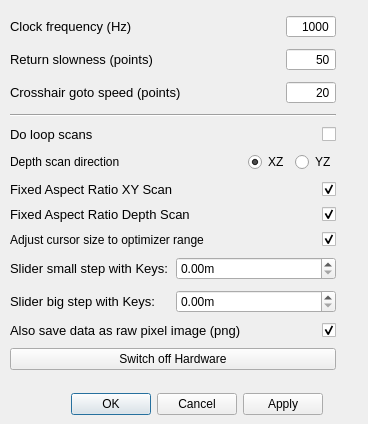
<?xml version="1.0" encoding="UTF-8"?>
<ui version="4.0">
 <class>SettingsDialog</class>
 <widget class="QDialog" name="SettingsDialog">
  <property name="geometry">
   <rect>
    <x>0</x>
    <y>0</y>
    <width>368</width>
    <height>424</height>
   </rect>
  </property>
  <property name="windowTitle">
   <string>qudi: Confocal - Settings</string>
  </property>
  <widget class="QDialogButtonBox" name="buttonBox">
   <property name="geometry">
    <rect>
     <x>30</x>
     <y>390</y>
     <width>293</width>
     <height>28</height>
    </rect>
   </property>
   <property name="orientation">
    <enum>Qt::Horizontal</enum>
   </property>
   <property name="standardButtons">
    <set>QDialogButtonBox::Apply|QDialogButtonBox::Cancel|QDialogButtonBox::Ok</set>
   </property>
  </widget>
  <widget class="QWidget" name="layoutWidget">
   <property name="geometry">
    <rect>
     <x>10</x>
     <y>11</y>
     <width>326</width>
     <height>369</height>
    </rect>
   </property>
   <layout class="QVBoxLayout" name="verticalLayout">
    <item>
     <layout class="QHBoxLayout" name="horizontalLayout">
      <item>
       <widget class="QLabel" name="label">
        <property name="font">
         <font>
          <pointsize>10</pointsize>
         </font>
        </property>
        <property name="toolTip">
         <string>&lt;html&gt;&lt;head/&gt;&lt;body&gt;&lt;p&gt;That is the inverse time how long the scanner stays at the desired position during the scan and counts.&lt;/p&gt;&lt;/body&gt;&lt;/html&gt;</string>
        </property>
        <property name="text">
         <string>Clock frequency (Hz)</string>
        </property>
       </widget>
      </item>
      <item>
       <widget class="QSpinBox" name="clock_frequency_InputWidget">
        <property name="sizePolicy">
         <sizepolicy hsizetype="Expanding" vsizetype="Fixed">
          <horstretch>0</horstretch>
          <verstretch>0</verstretch>
         </sizepolicy>
        </property>
        <property name="maximumSize">
         <size>
          <width>50</width>
          <height>16777215</height>
         </size>
        </property>
        <property name="mouseTracking">
         <bool>true</bool>
        </property>
        <property name="acceptDrops">
         <bool>true</bool>
        </property>
        <property name="toolTip">
         <string>&lt;html&gt;&lt;head/&gt;&lt;body&gt;&lt;p&gt;That is the inverse time how long the scanner stays at the desired position during the scan and counts.&lt;/p&gt;&lt;/body&gt;&lt;/html&gt;</string>
        </property>
        <property name="wrapping">
         <bool>false</bool>
        </property>
        <property name="alignment">
         <set>Qt::AlignRight|Qt::AlignTrailing|Qt::AlignVCenter</set>
        </property>
        <property name="buttonSymbols">
         <enum>QAbstractSpinBox::NoButtons</enum>
        </property>
        <property name="accelerated">
         <bool>true</bool>
        </property>
        <property name="maximum">
         <number>1000000</number>
        </property>
        <property name="value">
         <number>1000</number>
        </property>
       </widget>
      </item>
     </layout>
    </item>
    <item>
     <layout class="QHBoxLayout" name="horizontalLayout_2">
      <item>
       <widget class="QLabel" name="label_2">
        <property name="font">
         <font>
          <pointsize>10</pointsize>
         </font>
        </property>
        <property name="toolTip">
         <string>&lt;html&gt;&lt;head/&gt;&lt;body&gt;&lt;p&gt;That is basically the 'scan' resolution when the scanner moves backwards to prepare to scan again a line.&lt;/p&gt;&lt;p&gt;How many points are scanned in one line is depending on the resolution. Since the scanner is permanently counting during the scan, only the clock frequency determined the speed, how fast a line is scanned by a given resolution. If the scanner has to move back, it uses the same scan line method but just in the reverse. How many points are approached in the backwards movement depends on the 'return slowness'. If you scan with 100 point resolution and set return slowness to 25, than the return movement will be 4 times faster.&lt;/p&gt;&lt;p&gt;BE CAREFULL NOT TO USE A SMALL NUMBER, SINCE THE SCANNER MIGHT CRASH AGAINST THE BOARDER BECAUSE IT IS MOVING BACK TOO FAST!&lt;/p&gt;&lt;/body&gt;&lt;/html&gt;</string>
        </property>
        <property name="text">
         <string>Return slowness (points)</string>
        </property>
       </widget>
      </item>
      <item>
       <widget class="QSpinBox" name="return_slowness_InputWidget">
        <property name="sizePolicy">
         <sizepolicy hsizetype="Expanding" vsizetype="Fixed">
          <horstretch>0</horstretch>
          <verstretch>0</verstretch>
         </sizepolicy>
        </property>
        <property name="maximumSize">
         <size>
          <width>50</width>
          <height>16777215</height>
         </size>
        </property>
        <property name="mouseTracking">
         <bool>true</bool>
        </property>
        <property name="acceptDrops">
         <bool>true</bool>
        </property>
        <property name="toolTip">
         <string>&lt;html&gt;&lt;head/&gt;&lt;body&gt;&lt;p&gt;That is basically the 'scan' resolution when the scanner moves backwards to prepare to scan again a line.&lt;/p&gt;&lt;/body&gt;&lt;/html&gt;</string>
        </property>
        <property name="alignment">
         <set>Qt::AlignRight|Qt::AlignTrailing|Qt::AlignVCenter</set>
        </property>
        <property name="buttonSymbols">
         <enum>QAbstractSpinBox::NoButtons</enum>
        </property>
        <property name="accelerated">
         <bool>true</bool>
        </property>
        <property name="maximum">
         <number>1000</number>
        </property>
        <property name="value">
         <number>50</number>
        </property>
       </widget>
      </item>
     </layout>
    </item>
    <item>
     <layout class="QHBoxLayout" name="horizontalLayout_11">
      <item>
       <widget class="QLabel" name="label_11">
        <property name="font">
         <font>
          <pointsize>10</pointsize>
         </font>
        </property>
        <property name="toolTip">
         <string>&lt;html&gt;&lt;head/&gt;&lt;body&gt;&lt;p&gt;That is basically the 'scan' resolution when the scanner moves backwards to prepare to scan again a line.&lt;/p&gt;&lt;p&gt;How many points are scanned in one line is depending on the resolution. Since the scanner is permanently counting during the scan, only the clock frequency determined the speed, how fast a line is scanned by a given resolution. If the scanner has to move back, it uses the same scan line method but just in the reverse. How many points are approached in the backwards movement depends on the 'return slowness'. If you scan with 100 point resolution and set return slowness to 25, than the return movement will be 4 times faster.&lt;/p&gt;&lt;p&gt;BE CAREFULL NOT TO USE A SMALL NUMBER, SINCE THE SCANNER MIGHT CRASH AGAINST THE BOARDER BECAUSE IT IS MOVING BACK TOO FAST!&lt;/p&gt;&lt;/body&gt;&lt;/html&gt;</string>
        </property>
        <property name="text">
         <string>Crosshair goto speed (points)</string>
        </property>
       </widget>
      </item>
      <item>
       <widget class="QSpinBox" name="goto_speed_InputWidget">
        <property name="sizePolicy">
         <sizepolicy hsizetype="Expanding" vsizetype="Fixed">
          <horstretch>0</horstretch>
          <verstretch>0</verstretch>
         </sizepolicy>
        </property>
        <property name="maximumSize">
         <size>
          <width>50</width>
          <height>16777215</height>
         </size>
        </property>
        <property name="mouseTracking">
         <bool>true</bool>
        </property>
        <property name="acceptDrops">
         <bool>true</bool>
        </property>
        <property name="toolTip">
         <string>&lt;html&gt;&lt;head/&gt;&lt;body&gt;&lt;p&gt;That is basically the 'scan' resolution when the scanner moves backwards to prepare to scan again a line.&lt;/p&gt;&lt;/body&gt;&lt;/html&gt;</string>
        </property>
        <property name="alignment">
         <set>Qt::AlignRight|Qt::AlignTrailing|Qt::AlignVCenter</set>
        </property>
        <property name="buttonSymbols">
         <enum>QAbstractSpinBox::NoButtons</enum>
        </property>
        <property name="accelerated">
         <bool>true</bool>
        </property>
        <property name="maximum">
         <number>1000</number>
        </property>
        <property name="value">
         <number>20</number>
        </property>
       </widget>
      </item>
     </layout>
    </item>
    <item>
     <widget class="Line" name="line">
      <property name="orientation">
       <enum>Qt::Horizontal</enum>
      </property>
     </widget>
    </item>
    <item>
     <layout class="QHBoxLayout" name="horizontalLayout_3">
      <item>
       <widget class="QLabel" name="label_3">
        <property name="font">
         <font>
          <pointsize>10</pointsize>
         </font>
        </property>
        <property name="toolTip">
         <string>&lt;html&gt;&lt;head/&gt;&lt;body&gt;&lt;p&gt;The aspect ratio will be fixed to 1:1 if checked. If not the scan will be stretched to the available area in the XY scan. &lt;/p&gt;&lt;/body&gt;&lt;/html&gt;</string>
        </property>
        <property name="text">
         <string>Do loop scans</string>
        </property>
       </widget>
      </item>
      <item>
       <widget class="QCheckBox" name="loop_scan_CheckBox">
        <property name="enabled">
         <bool>true</bool>
        </property>
        <property name="sizePolicy">
         <sizepolicy hsizetype="Expanding" vsizetype="Fixed">
          <horstretch>0</horstretch>
          <verstretch>0</verstretch>
         </sizepolicy>
        </property>
        <property name="maximumSize">
         <size>
          <width>50</width>
          <height>16777215</height>
         </size>
        </property>
        <property name="toolTip">
         <string>Scan continuously (automatically restart at the end of a scan).  This is useful for photo-bleaching a sample.</string>
        </property>
        <property name="accessibleDescription">
         <string/>
        </property>
        <property name="layoutDirection">
         <enum>Qt::RightToLeft</enum>
        </property>
        <property name="autoFillBackground">
         <bool>false</bool>
        </property>
        <property name="text">
         <string notr="true"/>
        </property>
        <property name="checked">
         <bool>false</bool>
        </property>
       </widget>
      </item>
     </layout>
    </item>
    <item>
     <layout class="QHBoxLayout" name="horizontalLayout_9">
      <item>
       <widget class="QLabel" name="label_8">
        <property name="text">
         <string>Depth scan direction</string>
        </property>
       </widget>
      </item>
      <item>
       <spacer name="horizontalSpacer">
        <property name="orientation">
         <enum>Qt::Horizontal</enum>
        </property>
        <property name="sizeHint" stdset="0">
         <size>
          <width>40</width>
          <height>20</height>
         </size>
        </property>
       </spacer>
      </item>
      <item>
       <widget class="QRadioButton" name="depth_dir_x_radioButton">
        <property name="text">
         <string>XZ</string>
        </property>
        <property name="checked">
         <bool>true</bool>
        </property>
       </widget>
      </item>
      <item>
       <widget class="QRadioButton" name="depth_dir_y_radioButton">
        <property name="text">
         <string>YZ</string>
        </property>
        <property name="checked">
         <bool>false</bool>
        </property>
       </widget>
      </item>
     </layout>
    </item>
    <item>
     <layout class="QHBoxLayout" name="horizontalLayout_10">
      <item>
       <widget class="QLabel" name="label_7">
        <property name="font">
         <font>
          <pointsize>10</pointsize>
         </font>
        </property>
        <property name="toolTip">
         <string>&lt;html&gt;&lt;head/&gt;&lt;body&gt;&lt;p&gt;The aspect ratio will be fixed to 1:1 if checked. If not the scan will be stretched to the available area in the XY scan. &lt;/p&gt;&lt;/body&gt;&lt;/html&gt;</string>
        </property>
        <property name="text">
         <string>Fixed Aspect Ratio XY Scan</string>
        </property>
       </widget>
      </item>
      <item>
       <widget class="QCheckBox" name="fixed_aspect_xy_checkBox">
        <property name="enabled">
         <bool>true</bool>
        </property>
        <property name="sizePolicy">
         <sizepolicy hsizetype="Expanding" vsizetype="Fixed">
          <horstretch>0</horstretch>
          <verstretch>0</verstretch>
         </sizepolicy>
        </property>
        <property name="maximumSize">
         <size>
          <width>50</width>
          <height>16777215</height>
         </size>
        </property>
        <property name="toolTip">
         <string>&lt;html&gt;&lt;head/&gt;&lt;body&gt;&lt;p&gt;&lt;span style=&quot; font-size:10pt;&quot;&gt;The aspect ratio will be fixed to 1:1 if checked. If not the scan will be stretched to the available area in the XY scan. &lt;/span&gt;&lt;/p&gt;&lt;/body&gt;&lt;/html&gt;</string>
        </property>
        <property name="accessibleDescription">
         <string/>
        </property>
        <property name="layoutDirection">
         <enum>Qt::RightToLeft</enum>
        </property>
        <property name="autoFillBackground">
         <bool>false</bool>
        </property>
        <property name="text">
         <string notr="true"/>
        </property>
        <property name="checked">
         <bool>true</bool>
        </property>
       </widget>
      </item>
     </layout>
    </item>
    <item>
     <layout class="QHBoxLayout" name="horizontalLayout_4">
      <item>
       <widget class="QLabel" name="label_4">
        <property name="sizePolicy">
         <sizepolicy hsizetype="Expanding" vsizetype="Preferred">
          <horstretch>0</horstretch>
          <verstretch>0</verstretch>
         </sizepolicy>
        </property>
        <property name="font">
         <font>
          <pointsize>10</pointsize>
         </font>
        </property>
        <property name="toolTip">
         <string>&lt;html&gt;&lt;head/&gt;&lt;body&gt;&lt;p&gt;The aspect ratio will be fixed to 1:1 if checked. If not the scan will be stretched to the available area in the Z scan. &lt;/p&gt;&lt;/body&gt;&lt;/html&gt;</string>
        </property>
        <property name="text">
         <string>Fixed Aspect Ratio Depth Scan</string>
        </property>
       </widget>
      </item>
      <item>
       <widget class="QCheckBox" name="fixed_aspect_depth_checkBox">
        <property name="sizePolicy">
         <sizepolicy hsizetype="Expanding" vsizetype="Fixed">
          <horstretch>0</horstretch>
          <verstretch>0</verstretch>
         </sizepolicy>
        </property>
        <property name="maximumSize">
         <size>
          <width>50</width>
          <height>16777215</height>
         </size>
        </property>
        <property name="toolTip">
         <string>&lt;html&gt;&lt;head/&gt;&lt;body&gt;&lt;p&gt;&lt;span style=&quot; font-size:10pt;&quot;&gt;The aspect ratio will be fixed to 1:1 if checked. If not the scan will be stretched to the available area in the Z scan. &lt;/span&gt;&lt;/p&gt;&lt;/body&gt;&lt;/html&gt;</string>
        </property>
        <property name="layoutDirection">
         <enum>Qt::RightToLeft</enum>
        </property>
        <property name="text">
         <string/>
        </property>
        <property name="checked">
         <bool>true</bool>
        </property>
       </widget>
      </item>
     </layout>
    </item>
    <item>
     <layout class="QHBoxLayout" name="horizontalLayout_7">
      <item>
       <widget class="QLabel" name="adjust_label">
        <property name="text">
         <string>Adjust cursor size to optimizer range</string>
        </property>
       </widget>
      </item>
      <item>
       <widget class="QCheckBox" name="adjust_cursor_to_optimizer_checkBox">
        <property name="layoutDirection">
         <enum>Qt::RightToLeft</enum>
        </property>
        <property name="text">
         <string/>
        </property>
        <property name="checked">
         <bool>true</bool>
        </property>
       </widget>
      </item>
     </layout>
    </item>
    <item>
     <layout class="QHBoxLayout" name="horizontalLayout_5">
      <item>
       <widget class="QLabel" name="label_5">
        <property name="font">
         <font>
          <pointsize>10</pointsize>
         </font>
        </property>
        <property name="toolTip">
         <string>&lt;html&gt;&lt;head/&gt;&lt;body&gt;&lt;p&gt;Change the stepsize of a slider if you are using the keyboard to move the slider position. Here you can adjust the small steps for the crosshair move.&lt;br/&gt;The keyboard configuration is the following:&lt;br/&gt;ArrowLeft = Move -x&lt;br/&gt;ArrowRight = Move +x&lt;br/&gt;ArrowUp = Move +y&lt;br/&gt;ArrowDown = Move -y&lt;br/&gt;PageUp = Move +z&lt;br/&gt;PageDown = Move -z&lt;/p&gt;&lt;/body&gt;&lt;/html&gt;</string>
        </property>
        <property name="text">
         <string>Slider small step with Keys:</string>
        </property>
       </widget>
      </item>
      <item>
       <widget class="ScienDSpinBox" name="slider_small_step_DoubleSpinBox">
        <property name="toolTip">
         <string>&lt;html&gt;&lt;head/&gt;&lt;body&gt;&lt;p&gt;&lt;span style=&quot; font-size:10pt;&quot;&gt;Change the stepsize of a slider if you are using the keyboard to move the slider position. Here you can adjust the small steps for the crosshair move.&lt;/span&gt;&lt;/p&gt;&lt;/body&gt;&lt;/html&gt;</string>
        </property>
        <property name="suffix">
         <string>m</string>
        </property>
       </widget>
      </item>
     </layout>
    </item>
    <item>
     <layout class="QHBoxLayout" name="horizontalLayout_6">
      <item>
       <widget class="QLabel" name="label_6">
        <property name="font">
         <font>
          <pointsize>10</pointsize>
         </font>
        </property>
        <property name="toolTip">
         <string>&lt;html&gt;&lt;head/&gt;&lt;body&gt;&lt;p&gt;Change the stepsize of a slider if you are using the keyboard to move the slider position. Here you can adjust the big steps for the crosshair move.&lt;br/&gt;The keyboard configuration is the following:&lt;br/&gt;Ctrl + ArrowLeft = Move -x&lt;br/&gt;Ctrl + ArrowRight = Move +x&lt;br/&gt;Ctrl + ArrowUp = Move +y&lt;br/&gt;Ctrl + ArrowDown = Move -y&lt;br/&gt;Ctrl + PageUp = Move +z&lt;br/&gt;Ctrl + PageDown = Move -z&lt;/p&gt;&lt;/body&gt;&lt;/html&gt;</string>
        </property>
        <property name="text">
         <string>Slider big step with Keys:</string>
        </property>
       </widget>
      </item>
      <item>
       <widget class="ScienDSpinBox" name="slider_big_step_DoubleSpinBox">
        <property name="toolTip">
         <string>&lt;html&gt;&lt;head/&gt;&lt;body&gt;&lt;p&gt;&lt;span style=&quot; font-size:10pt;&quot;&gt;Change the stepsize of a slider if you are using the keyboard to move the slider position. Here you can adjust the big steps for the crosshair move.&lt;/span&gt;&lt;/p&gt;&lt;/body&gt;&lt;/html&gt;</string>
        </property>
        <property name="suffix">
         <string>m</string>
        </property>
       </widget>
      </item>
     </layout>
    </item>
    <item>
     <layout class="QHBoxLayout" name="horizontalLayout_8">
      <item>
       <widget class="QLabel" name="label_10">
        <property name="font">
         <font>
          <pointsize>10</pointsize>
         </font>
        </property>
        <property name="toolTip">
         <string>&lt;html&gt;&lt;head/&gt;&lt;body&gt;&lt;p&gt;If you use the image_save method in the menu bar of confocal, together with the svg file also a pure image file (without axis and everything, just the datapoints) are saved in a png image.&lt;/p&gt;&lt;/body&gt;&lt;/html&gt;</string>
        </property>
        <property name="text">
         <string>Also save data as raw pixel image (png)</string>
        </property>
       </widget>
      </item>
      <item>
       <widget class="QCheckBox" name="save_purePNG_checkBox">
        <property name="sizePolicy">
         <sizepolicy hsizetype="Expanding" vsizetype="Fixed">
          <horstretch>0</horstretch>
          <verstretch>0</verstretch>
         </sizepolicy>
        </property>
        <property name="maximumSize">
         <size>
          <width>50</width>
          <height>16777215</height>
         </size>
        </property>
        <property name="toolTip">
         <string>&lt;html&gt;&lt;head/&gt;&lt;body&gt;&lt;p&gt;&lt;span style=&quot; font-size:10pt;&quot;&gt;If you use the image_save method in the menu bar of confocal, together with the svg file also a pure image file (without axis and everything, just the datapoints) are saved in a png image.&lt;/span&gt;&lt;/p&gt;&lt;/body&gt;&lt;/html&gt;</string>
        </property>
        <property name="layoutDirection">
         <enum>Qt::RightToLeft</enum>
        </property>
        <property name="text">
         <string/>
        </property>
        <property name="checked">
         <bool>true</bool>
        </property>
       </widget>
      </item>
     </layout>
    </item>
    <item>
     <widget class="QPushButton" name="hardware_switch">
      <property name="toolTip">
       <string>&lt;html&gt;&lt;head/&gt;&lt;body&gt;&lt;p&gt;&lt;span style=&quot; font-size:10pt;&quot;&gt;This kills everything working on the nidaq. So I made this also more resilient to errors and made it come out of its locked state.&lt;/span&gt;&lt;/p&gt;&lt;p&gt;&lt;span style=&quot; font-size:10pt;&quot;&gt;Even if if throws numerous errors when trying, you can use everything normally after the hardware reset (just restart the counter twice).&lt;/span&gt;&lt;/p&gt;&lt;p&gt;&lt;span style=&quot; font-size:10pt;&quot;&gt;This also means that you should not touch qudi while running diqo since this will try to put the hardware focus back on qudi and will throw even more errors.&lt;/span&gt;&lt;/p&gt;&lt;/body&gt;&lt;/html&gt;</string>
      </property>
      <property name="text">
       <string>Switch off Hardware</string>
      </property>
     </widget>
    </item>
   </layout>
  </widget>
 </widget>
 <customwidgets>
  <customwidget>
   <class>ScienDSpinBox</class>
   <extends>QDoubleSpinBox</extends>
   <header>qudi.core.gui.qtwidgets.scientific_spinbox</header>
  </customwidget>
 </customwidgets>
 <tabstops>
  <tabstop>clock_frequency_InputWidget</tabstop>
  <tabstop>return_slowness_InputWidget</tabstop>
  <tabstop>loop_scan_CheckBox</tabstop>
  <tabstop>fixed_aspect_depth_checkBox</tabstop>
  <tabstop>save_purePNG_checkBox</tabstop>
  <tabstop>hardware_switch</tabstop>
  <tabstop>buttonBox</tabstop>
 </tabstops>
 <resources/>
 <connections>
  <connection>
   <sender>buttonBox</sender>
   <signal>accepted()</signal>
   <receiver>SettingsDialog</receiver>
   <slot>accept()</slot>
   <hints>
    <hint type="sourcelabel">
     <x>248</x>
     <y>254</y>
    </hint>
    <hint type="destinationlabel">
     <x>157</x>
     <y>274</y>
    </hint>
   </hints>
  </connection>
  <connection>
   <sender>buttonBox</sender>
   <signal>rejected()</signal>
   <receiver>SettingsDialog</receiver>
   <slot>reject()</slot>
   <hints>
    <hint type="sourcelabel">
     <x>316</x>
     <y>260</y>
    </hint>
    <hint type="destinationlabel">
     <x>286</x>
     <y>274</y>
    </hint>
   </hints>
  </connection>
 </connections>
</ui>
